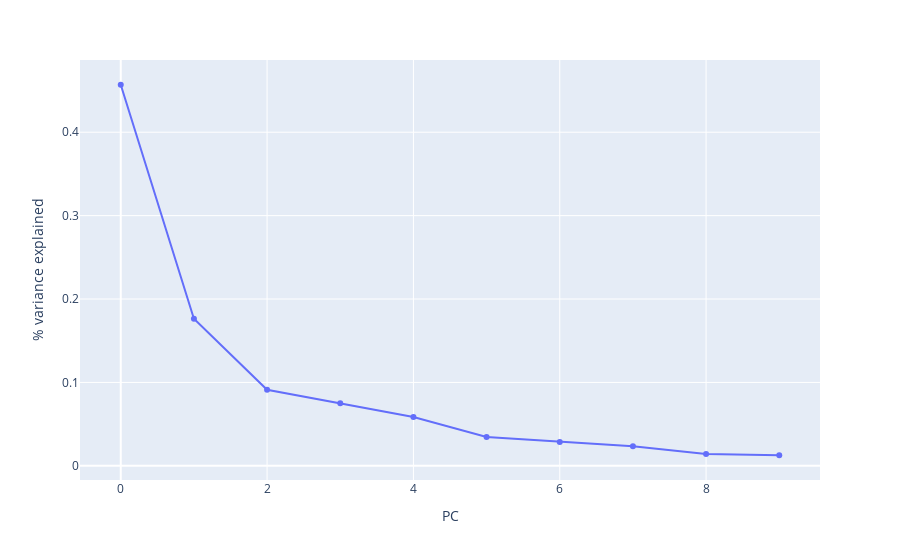

The notebook cell saved with this chart:
### Code cell
from sklearn.decomposition import PCA

n_pc = 10
pca = PCA(n_components=n_pc)
pca.fit(abundance_pd)

fig = px.line(x=np.arange(n_pc), y=pca.explained_variance_ratio_, markers=True)
fig.update_layout(
    xaxis_title="PC",
    yaxis_title="% variance explained"
)

fig.show()

### Figure 1 — Plotly figure (JSON) as saved in the notebook; plotly's stock layout.template omitted (floating-point values rounded to 4 significant figures)
{"data": [{"hovertemplate": "x=%{x}<br>y=%{y}<extra></extra>", "legendgroup": "", "line": {"color": "#636efa", "dash": "solid"}, "marker": {"symbol": "circle"}, "mode": "lines+markers", "name": "", "orientation": "v", "showlegend": false, "type": "scatter", "x": [0, 1, 2, 3, 4, 5, 6, 7, 8, 9], "xaxis": "x", "y": [0.4569, 0.1764, 0.09115, 0.07493, 0.05855, 0.03461, 0.02872, 0.0236, 0.01436, 0.01271], "yaxis": "y"}], "layout": {"autosize": true, "legend": {"tracegroupgap": 0}, "margin": {"t": 60}, "xaxis": {"anchor": "y", "autorange": true, "domain": [0, 1], "range": [-0.5439, 9.544], "title": {"text": "PC"}, "type": "linear"}, "yaxis": {"anchor": "x", "autorange": true, "domain": [0, 1], "range": [-0.02168, 0.4913], "title": {"text": "% variance explained"}, "type": "linear"}}}
